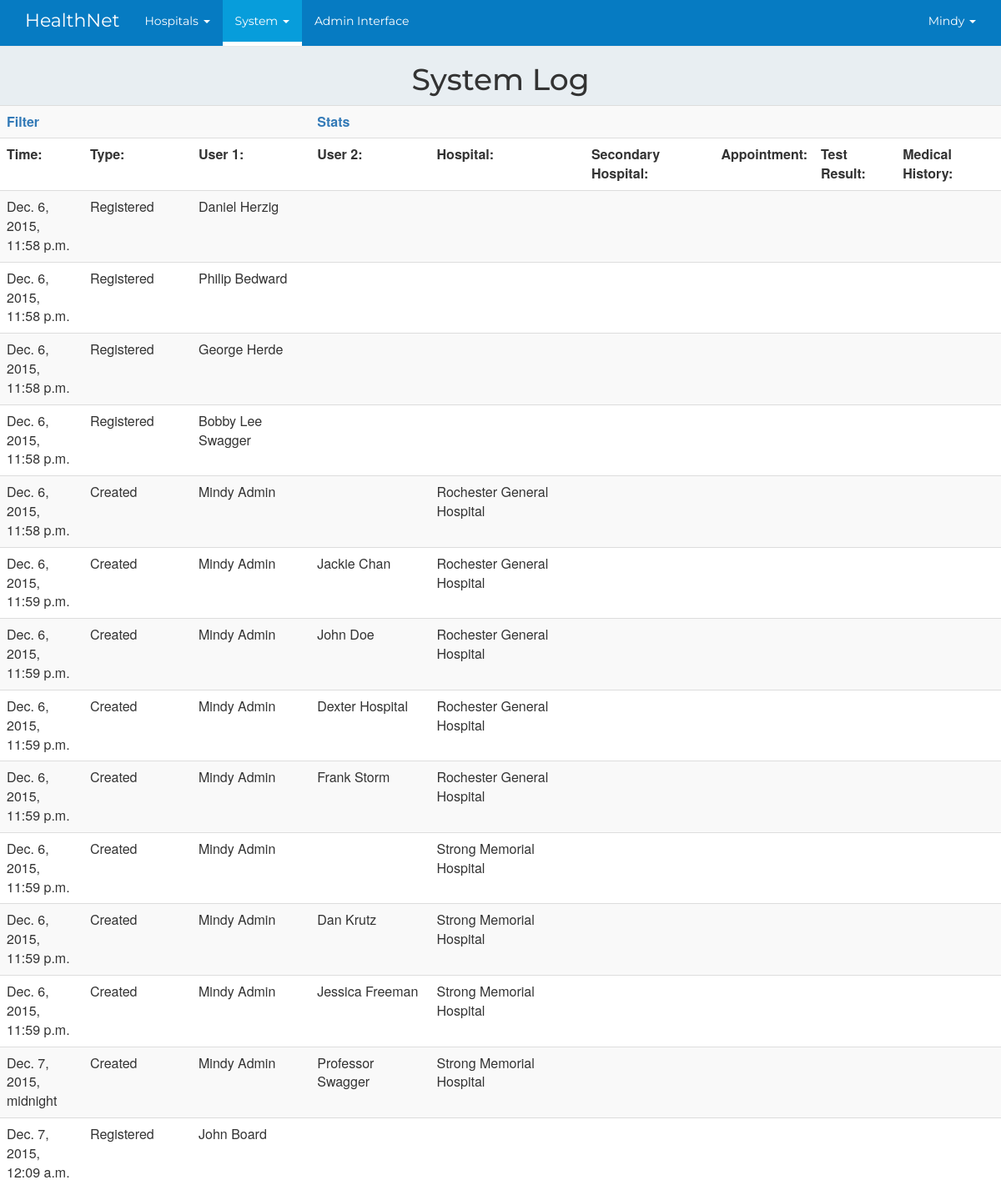
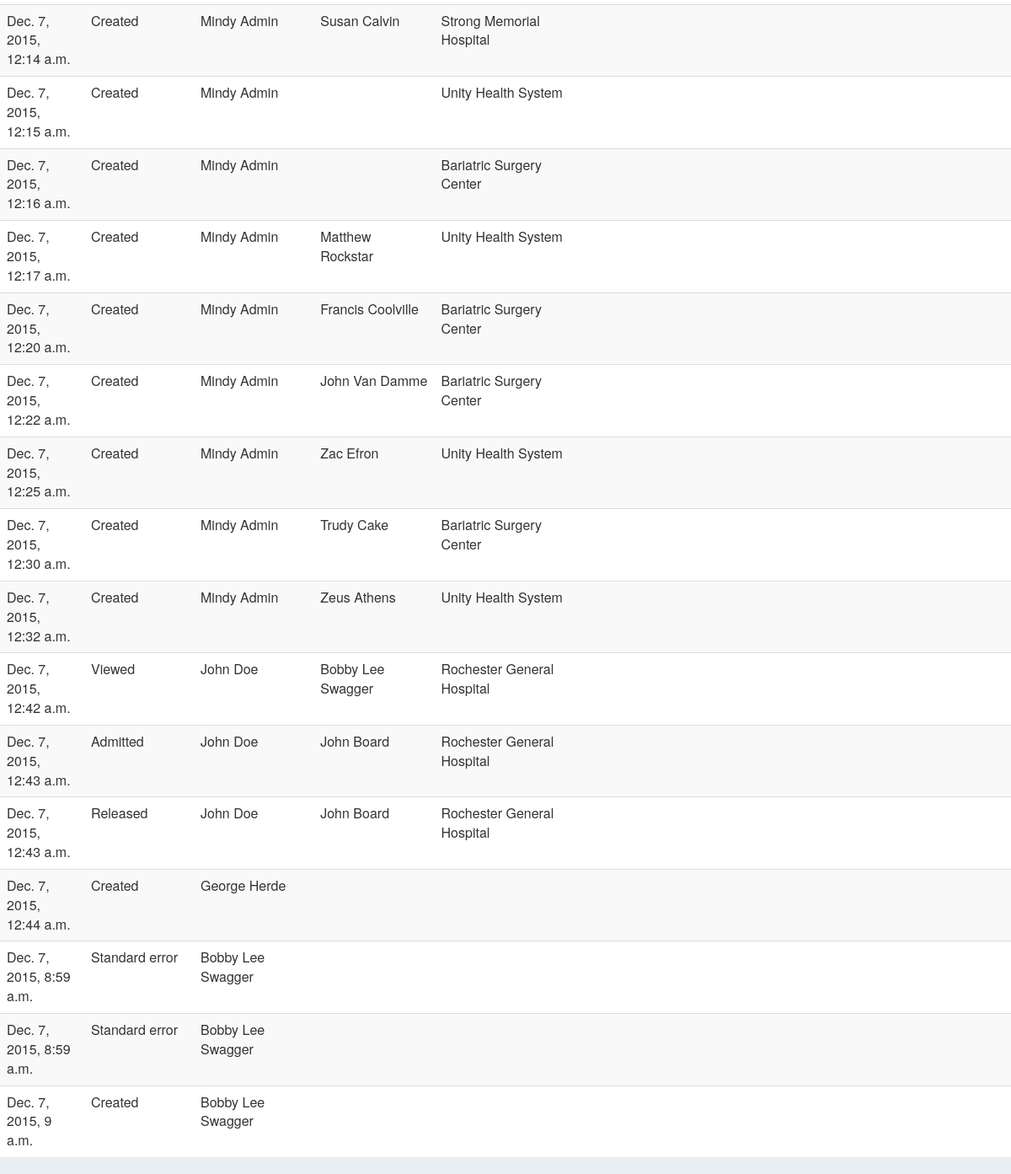
/healthnet/system/log/ (signed in), run on the app's committed database (2 pictures, top to bottom).
### base/models.py (models this page shows, shortened)
class Logger(models.Model):
    id = models.AutoField(primary_key=True)
    type = models.CharField(max_length=300)
    timestamp = models.DateTimeField(auto_now_add=True)
    user1 = models.ForeignKey('Person', to_field='id', related_name='+', null=True, blank=True)
    user2 = models.ForeignKey('Person', to_field='id', related_name='+', null=True, blank=True)
    appt = models.ForeignKey('Appointment', to_field='id', related_name='+', null=True, blank=True)
    medHistory = models.ForeignKey('MedicalHistory', to_field='id', related_name='+', null=True, blank=True)
    testResults = models.ForeignKey('testResults', to_field='id', related_name='+', null=True, blank=True)
    hospital1 = models.ForeignKey('Hospital', to_field='id', related_name='+', null=True, blank=True)
    hospital2 = models.ForeignKey('Hospital', to_field='id', related_name='+', null=True, blank=True)
    extra = models.TextField(null=True, blank=True)
    """
    There are 3 uses for this
    1: Logger.createLog(type, user1)
    2: Logger.createLog(type, user1, misc, hop)
    3: Logger.createLog(type, user1, user2, hop1, hop2)
    """
    """
    gets the first statistic: The number of patients visiting the hospital
    if hop is null it calculates the stat system wide
    """
    """
    get the second stat: The average number of visits per patient
    if hop is null it calculates the stat system wide
    """
    """
    get the second stat: The average number of days a patient stays at a hospital (from admission to discharge)
    if hop is null it calculates the stat system wide
    """

class Person(models.Model):
    id = models.AutoField(primary_key=True)
    ssn = models.PositiveIntegerField()
    user = models.OneToOneField(User)
    birthday = models.DateField()
    phoneNumber = models.PositiveIntegerField()
    def __str__(self):
        return '%s %s' % (self.user.first_name, self.user.last_name)

class Hospital(models.Model):
    id = models.AutoField(primary_key=True)
    name = models.CharField(max_length=100)
    address = models.ForeignKey('Address', to_field='id', null=True)
    def __str__(self):
        return '%s' % (self.name)

### viewLog/views.py (the view, shortened to what this page needs)
# urls.py: url(r'^(?P<reverseTime>\d{1})/(?P<startDay>\d{8})/(?P<endDay>\d{8})/$', views.listLog, name='log'),
@login_required
@group_required('Admin', 'Root')
def listLog(request, **kwargs):
    user_model = User.objects.get_by_natural_key(request.user.username)
    person_model = Person.objects.get(user=user_model)
    if Root.objects.filter(personID=person_model).exists():
        startDate = kwargs.get('startDay')
        if startDate != None:
            start = datetime.datetime(int(str(startDate)[:4]), int(str(startDate)[4:6]),
                                      int(str(startDate)[6:]))
        else:
            start = datetime.datetime.today() - datetime.timedelta(weeks=100)
        endDate = kwargs.get('endDay')
        if endDate != None:
            end = datetime.datetime(int(str(endDate)[:4]), int(str(endDate)[4:6]),
                                    int(str(endDate)[6:]))
        else:
            end = datetime.datetime.today()
        log = Logger.objects.all().filter(timestamp__range=[start, end + datetime.timedelta(days=1)])
        order = kwargs.get('reverseTime')
        if order == None or int(order).__eq__(0):
            log = log.order_by('timestamp')
        elif int(order).__eq__(1):
            log = log.order_by('-timestamp')
        context = {'log': log}
        return render(request, 'viewLog/view.html', context)
    else:
        return render(request, 'viewLog/view.html', {})

### base/views.py (called while the page is built)
def group_required(*group_names):
    def in_groups(u):
        if u.is_authenticated():
            if bool(u.groups.filter(name__in=group_names)) | u.is_superuser:
                return True
        return False
    return user_passes_test(in_groups)

### testResults/templatetags/app_filters.py (called while the page is built)
@register.filter(name="isPatient")
def isPatient(request):
    return request.user.groups.filter(name='Patient').exists()

@register.filter(name="isDoctor")
def isDoctor(request):
    return request.user.groups.filter(name='Doctor').exists()

@register.filter(name="isNurse")
def isNurse(request):
    return request.user.groups.filter(name='Nurse').exists()

@register.filter(name="isAdmin")
def isAdmin(request):
    return request.user.groups.filter(name='Admin').exists()

@register.filter(name="isRoot")
def isRoot(request):
    return request.user.groups.filter(name='Root').exists()

### viewLog/templates/viewLog/view.html (shortened to what this page needs)
{% extends "base/navbar.html" %}
{% load app_filters %}
{% load staticfiles %}
{% block content %}
<div id='containerBlock'>
    <div id='floatRight'>
        <h1>System Log</h1>
        <table class='table table-striped' width="100%">
            <tr>
                <th colspan="3"><a href="{% url 'systemLog:filter' %}">Filter</a></th>
                <th colspan="6"><a href="{% url 'systemLog:stats' %}">Stats</a></th>
            </tr>
            <tr>
                <th width="100">Time:</th>
                <th width="130">Type:</th>
                <th>User 1:</th>
                <th>User 2:</th>
                <th>Hospital:</th>
                <th>Secondary Hospital:</th>
                <th>Appointment:</th>
                <th>Test Result:</th>
                <th>Medical History:</th>
            </tr>
            {% for logEvent in log %}
            <tr>
                <td>
                    {% if logEvent.timestamp != None %}
                    {{ logEvent.timestamp }}
                    {% endif %}
                </td>
                <td>
                    {% if logEvent.type != None %}
                    {{ logEvent.type }}
                    {% endif %}
                </td>
                <td>
                    {% if logEvent.user1 != None %}
                    {{ logEvent.user1 }}
                    {% endif %}
                </td>
                <td>
                    {% if logEvent.user2 != None %}
                    {{ logEvent.user2 }}
                    {% endif %}
                </td>
                <td>
                    {% if logEvent.hospital1 != None %}
                    {{ logEvent.hospital1 }}
                    {% endif %}
                </td>
                <td>
                </td>
                <td>
                </td>
                <td>
                </td>
                <td>
                </td>
            </tr>
            {% endfor %}
        </table>
    </div>
</div>
{% endblock content %}

### base/templates/base/navbar.html (shortened to what this page needs)
{% load staticfiles %}
{% load app_filters %}
<DOCTYPE html>
    <html lang="en">
    <head>
        <link type='text/css' href="{% static 'css/bootstrap.css' %}" rel='stylesheet'>
        <link type='text/css' href="{% static 'css/navbar.css' %}" rel='stylesheet'>
        <link type='text/css' href="{% static 'css/utilities.css' %}" rel='stylesheet'>
    </head>
    <body>
    {% if user.is_authenticated %}
    <nav class="navbar navbar-default navbar-fixed-top">
        <div class="container">
            <div class="navbar-header">
                <a class="navbar-brand" data-item="home" href="{% url 'profile:userLogin' %} ">HealthNet</a>
            </div>
            <div id="navbar" class="navbar-collapse collapse">
                <ul class="nav navbar-nav">
                    {% if request|isAdmin or request|isRoot %}
                    <li data-item='hospital' class="dropdown">
                        <a href="#" class="dropdown-toggle" data-toggle="dropdown" role="button" aria-haspopup="true"
                           aria-expanded="false"> Hospitals <span class="caret"></span></a>
                    </li>
                    <li data-item='log' class="dropdown">
                        <a href="#" class="dropdown-toggle" data-toggle="dropdown" role="button" aria-haspopup="true"
                           aria-expanded="false"> System <span class="caret"></span></a>
                    </li>
                    {% if request|isRoot %}
                    <li data-item="admin"><a href="{% url 'admin:index' %}">Admin Interface</a></li>
                    {% endif %}
                    {% endif %}
                </ul>
                <ul class="nav navbar-nav navbar-right">
                    <li data-item="profile" class="dropdown">
                        <a href="#" class="dropdown-toggle" data-toggle="dropdown" role="button" aria-haspopup="true"
                           aria-expanded="false">
                            {{user.first_name}}
                            <span class="caret"></span></a>
                    </li>
                </ul>
            </div>
        </div>
    </nav>
    {% block content %}
    {% endblock %}
    {% endif %}
    </body>
    </html>
</DOCTYPE>

### static/css/navbar.css (style rules this page uses)
body { background-color: #E8EEF2; }
h1 { text-align: center; font-family: 'Montserrat', sans-serif; }
.navbar-brand { font-size: 22px; }
.navbar-brand, .navbar ul li a { font-family: 'Montserrat', sans-serif; }
.navbar-default { background-color: #067BC2; position: relative; }
.navbar-default .navbar-nav > .active > a, .navbar-default .navbar-nav > .active > a:hover, .navbar-default .navbar-nav > .active > a:focus { background-color: #079ddb; color: #fff; }
.navbar-default .navbar-collapse, .navbar-default .navbar-form { border-color: #067BC2!important; }
@media (min-width: 768px) { .navbar-default .navbar-nav > .active { border-bottom: 5px solid #fff; } }
.navbar-default .navbar-brand, .navbar-default .navbar-nav > li > a { color: #fff; }

### static/css/utilities.css (style rules this page uses)
table { background-color: #fff; }
#user_form .confirm, #updateForm .confirm, { float: right; }

### data on the page
Logger: timestamp "Dec. 6, 2015, 11:58 p.m.", type "Registered", user1 "Daniel Herzig"
Logger: timestamp "Dec. 6, 2015, 11:58 p.m.", type "Registered", user1 "Philip Bedward"
Logger: timestamp "Dec. 6, 2015, 11:58 p.m.", type "Registered", user1 "George Herde"
Logger: timestamp "Dec. 6, 2015, 11:58 p.m.", type "Registered", user1 "Bobby Lee Swagger"
Logger: timestamp "Dec. 6, 2015, 11:58 p.m.", type "Created", user1 "Mindy Admin", hospital1 "Rochester General Hospital"
Logger: timestamp "Dec. 6, 2015, 11:59 p.m.", type "Created", user1 "Mindy Admin", user2 "Jackie Chan", hospital1 "Rochester General Hospital"
Logger: timestamp "Dec. 6, 2015, 11:59 p.m.", type "Created", user1 "Mindy Admin", user2 "John Doe", hospital1 "Rochester General Hospital"
Logger: timestamp "Dec. 6, 2015, 11:59 p.m.", type "Created", user1 "Mindy Admin", user2 "Dexter Hospital", hospital1 "Rochester General Hospital"
Logger: timestamp "Dec. 6, 2015, 11:59 p.m.", type "Created", user1 "Mindy Admin", user2 "Frank Storm", hospital1 "Rochester General Hospital"
Logger: timestamp "Dec. 6, 2015, 11:59 p.m.", type "Created", user1 "Mindy Admin", hospital1 "Strong Memorial Hospital"
Logger: timestamp "Dec. 6, 2015, 11:59 p.m.", type "Created", user1 "Mindy Admin", user2 "Dan Krutz", hospital1 "Strong Memorial Hospital"
Logger: timestamp "Dec. 6, 2015, 11:59 p.m.", type "Created", user1 "Mindy Admin", user2 "Jessica Freeman", hospital1 "Strong Memorial Hospital"
Logger: timestamp "Dec. 7, 2015, midnight", type "Created", user1 "Mindy Admin", user2 "Professor Swagger", hospital1 "Strong Memorial Hospital"
Logger: timestamp "Dec. 7, 2015, 12:09 a.m.", type "Registered", user1 "John Board"
Logger: timestamp "Dec. 7, 2015, 12:14 a.m.", type "Created", user1 "Mindy Admin", user2 "Susan Calvin", hospital1 "Strong Memorial Hospital"
Logger: timestamp "Dec. 7, 2015, 12:15 a.m.", type "Created", user1 "Mindy Admin", hospital1 "Unity Health System"
Logger: timestamp "Dec. 7, 2015, 12:16 a.m.", type "Created", user1 "Mindy Admin", hospital1 "Bariatric Surgery Center"
Logger: timestamp "Dec. 7, 2015, 12:17 a.m.", type "Created", user1 "Mindy Admin", user2 "Matthew Rockstar", hospital1 "Unity Health System"
Logger: timestamp "Dec. 7, 2015, 12:20 a.m.", type "Created", user1 "Mindy Admin", user2 "Francis Coolville", hospital1 "Bariatric Surgery Center"
Logger: timestamp "Dec. 7, 2015, 12:22 a.m.", type "Created", user1 "Mindy Admin", user2 "John Van Damme", hospital1 "Bariatric Surgery Center"
Logger: timestamp "Dec. 7, 2015, 12:25 a.m.", type "Created", user1 "Mindy Admin", user2 "Zac Efron", hospital1 "Unity Health System"
Logger: timestamp "Dec. 7, 2015, 12:30 a.m.", type "Created", user1 "Mindy Admin", user2 "Trudy Cake", hospital1 "Bariatric Surgery Center"
Logger: timestamp "Dec. 7, 2015, 12:32 a.m.", type "Created", user1 "Mindy Admin", user2 "Zeus Athens", hospital1 "Unity Health System"
Logger: timestamp "Dec. 7, 2015, 12:42 a.m.", type "Viewed", user1 "John Doe", user2 "Bobby Lee Swagger", hospital1 "Rochester General Hospital"
Logger: timestamp "Dec. 7, 2015, 12:43 a.m.", type "Admitted", user1 "John Doe", user2 "John Board", hospital1 "Rochester General Hospital"
Logger: timestamp "Dec. 7, 2015, 12:43 a.m.", type "Released", user1 "John Doe", user2 "John Board", hospital1 "Rochester General Hospital"
Logger: timestamp "Dec. 7, 2015, 12:44 a.m.", type "Created", user1 "George Herde"
Logger: timestamp "Dec. 7, 2015, 8:59 a.m.", type "Standard error", user1 "Bobby Lee Swagger"
Logger: timestamp "Dec. 7, 2015, 8:59 a.m.", type "Standard error", user1 "Bobby Lee Swagger"
Logger: timestamp "Dec. 7, 2015, 9 a.m.", type "Created", user1 "Bobby Lee Swagger"

### other printed values
{{ user.first_name }} "Mindy"
